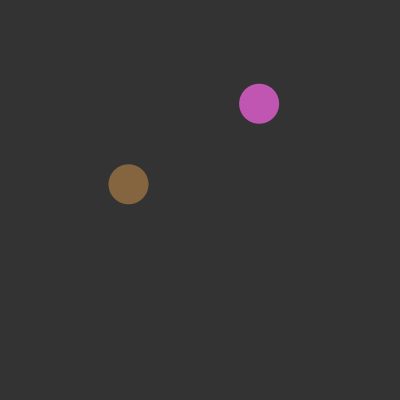
Frame 1 (no input)
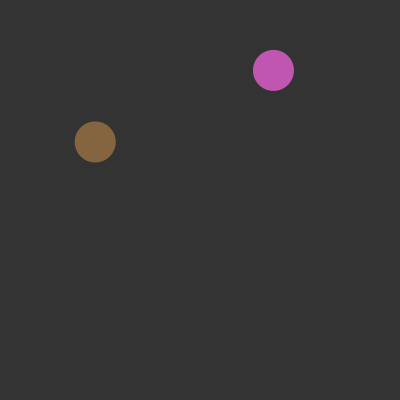
Frame 60 (the mouse pressed at the canvas centre just before this capture)
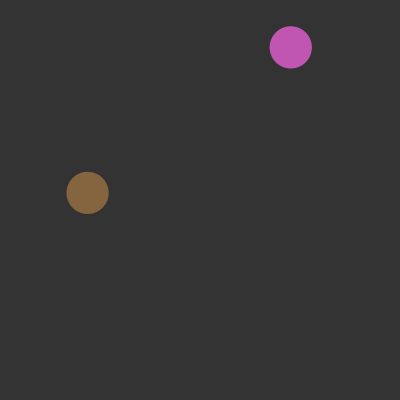
Frame 120 (the mouse held since frame 60 and released just before this capture)

The Processing sketch that drew these frames (run headless with seeded random() and noise(); from frame 60 on, the mouse is pressed at the canvas centre):

// Processing sketch: cellmitosis
// ── cellmitosis.pde
ArrayList<Cell> cells = new ArrayList<Cell>();
int NUM_CELLS = 2;


void setup() {
  size(400,400);
  for (int i = 0; i < NUM_CELLS; i += 1) {
    PVector pos = new PVector(random(height), random(width));
    new Cell(cells, pos);
  }
}

void draw() {
  background(51);
  for(int i = cells.size()-1; i >= 0; i -=1 ) {
    Cell cell = cells.get(i);
    cell.update();
    cell.draw();
    cell.radius += random(0.02) * cell.growthFactor;
    if (cell.radius > 30) {
      cell.mitosis();
    } else if (cell.radius < 1) {
      cell.alive = false;
    }
  }
  
  for (int i = cells.size()-1; i >= 0; i -=1 ) {
    if (!cells.get(i).alive) {
      cells.remove(i);
    }
  }
}

void mousePressed() {
  float x = mouseX;
  float y = mouseY;
  
  for(int i = 0; i < cells.size(); i += 1) {
    if(cells.get(i).clicked(x,y)) {
      cells.get(i).mitosis();
      break;
    }
  }
}
// ── cellcalss.pde
class Cell {
  PVector pos, vel, acc;
  float radius = 20;
  color col;
  boolean alive = true;
  float growthFactor = 1;
  private ArrayList<Cell> cells;
  
  
  
  Cell(ArrayList<Cell> cells, PVector pos) {
    this.pos = pos.copy();
    vel = PVector.random2D();
    col = color(random(51,200), random(51,200), random(51,200));
    this.cells = cells;
    this.cells.add(this);
  }
  
  void mitosis() {
    Cell a = new Cell(cells, pos);
    Cell b = new Cell(cells, pos);
    a.col = col;
    a.radius = radius / 2;
    b.col = col;
    b.radius = radius / 2;
    this.alive = false;
    
  }
  void update() {
    vel.add(PVector.random2D());
    vel.limit(2);
    pos.add(vel);
    if (pos.x >= width) pos.x = 1;
    if (pos.x < 0) pos.x = width - 1;
    if (pos.y >= height) pos.y = 1;
    if (pos.y < 0) pos.y = height - 1;
    growthFactor -= 0.001;
    
  }
  
  boolean clicked(float x, float y) {
    boolean returnVal = false;
    PVector m = new PVector(x,y);
    if (PVector.dist(pos, m) < radius) {
      returnVal = true;
    }
    
    
    return returnVal;
  }
  
  void draw() {
    noStroke();
    fill(col);
    ellipse(pos.x, pos.y, radius * 2, radius * 2);
  }
}
